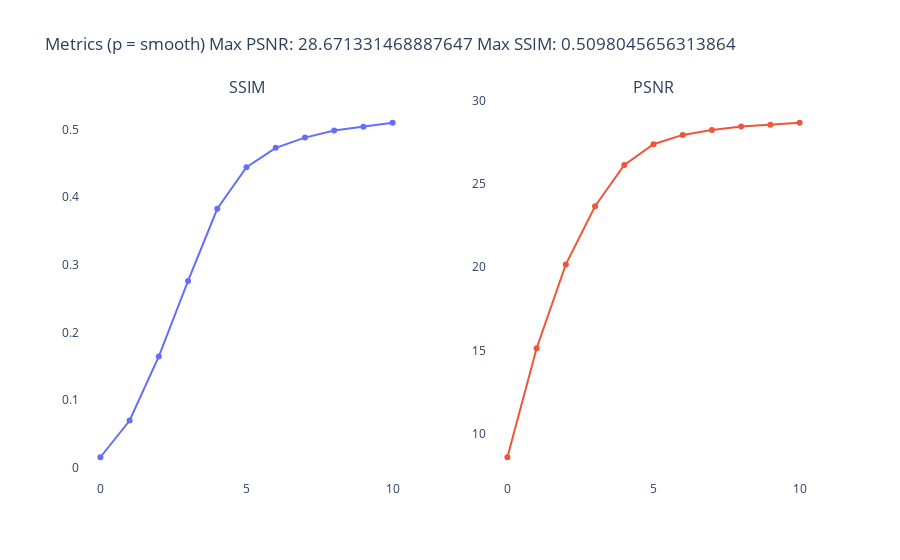
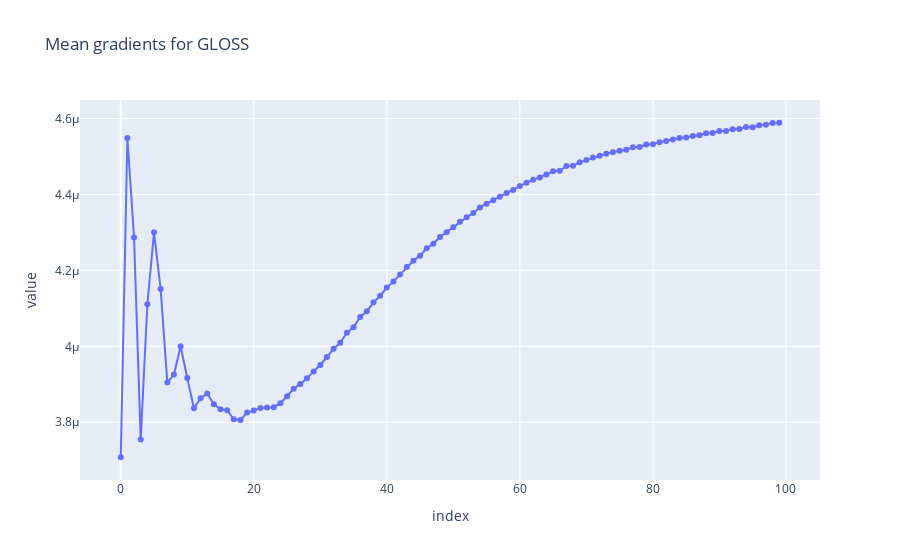
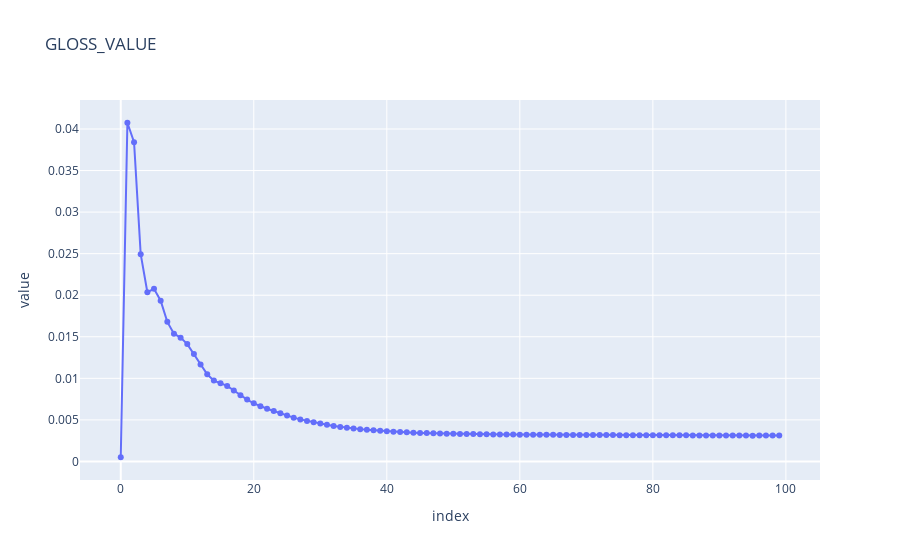

The code cell stored with these charts, in order, in its notebook:
### Code cell
from IPython.display import clear_output
import gc
from metric_utils import *
# from loss_utils import *
eps = 1e-2
torch.cuda.empty_cache()
p = 'smooth'
g_loss = GLoss(device=device, p=p)
# grad_variance = GradientVariance(device=device, patch_size=8)
# # ciede2000 = CIEDE2000Loss(device=device)
# # color_loss = ColorDiffLoss(device=device, mode='lab')
# # gamma_correction_loss = GammaCorrectionLoss()
# # smape_loss = SmapeLoss(eps=eps, p=2)
# # sobel_loss = SobelLoss(p='smooth')
# # ssim_loss = SSIMLoss()
# tv_loss = TVLoss(device=device, p=1, mode='l')
# # sobel_smape_loss = SobelSmapeLoss()

base_image_rgb_torch = torch.tensor(base_image_rgb.astype(float), dtype=torch.float, device=device).permute(2, 0, 1).unsqueeze(0) / (255 * 100)
quant_image_rgb_noisy = quant_image_rgb + 3 * np.random.randn(*quant_image_rgb.shape)
quant_image_rgb_torch = torch.tensor(quant_image_rgb_noisy.astype(float), dtype=torch.float, device=device).permute(2, 0, 1).unsqueeze(0) / (255 * 100)
# quant_image_rgb_torch = torch.randn(quant_image_rgb_torch.size(), device=device, dtype=torch.float)

ssims = []
psnrs = []
values = defaultdict(list)

quant_image_rgb_noisy_clone = quant_image_rgb_torch.clone()
quant_image_rgb_noisy_clone.requires_grad = True

# tv_smape_loss = TVSmapeLoss(p=2, use_detach=False, use_pow=False, eps=eps)
optimizer = torch.optim.Adam([quant_image_rgb_noisy_clone], lr=5e-3)

gradients = defaultdict(list)
gradients_mean = defaultdict(list)

quant_image_rgb_noisy_clone.register_hook(lambda grad: gradients['gloss'].append(grad.abs().max().item()))
quant_image_rgb_noisy_clone.register_hook(lambda grad: gradients_mean['gloss'].append(grad.abs().mean().item()))

for i in range(100):
    optimizer.zero_grad()
    
    loss = 0

    gloss_value = g_loss(quant_image_rgb_noisy_clone, base_image_rgb_torch)
    loss = loss + gloss_value
    values['gloss_value'].append(gloss_value.detach().cpu().item())
    # quant_image_rgb_noisy_clone_2 = quant_image_rgb_noisy_clone.clone()
    # quant_image_rgb_noisy_clone_2.register_hook(lambda grad: gradients['grad_variance'].append(grad.abs().max()))
    # quant_image_rgb_noisy_clone_2.register_hook(lambda grad: gradients_mean['grad_variance'].append(grad.abs().mean()))

    # grad_value = grad_variance(quant_image_rgb_noisy_clone_2, base_image_rgb_torch)
    # loss = loss + 500 * grad_value
    # # print("Grad Variance value: ", 500 * grad_value)

    loss.backward()
    optimizer.step()
    gc.collect()
    del loss# quant_image_rgb_noisy_clone_2
    torch.cuda.empty_cache()

    if (i + 1) % 10 == 0 or i == 0:
        clear_output(True)
        ssim_score = calculate_ssim(
        np.clip(quant_image_rgb_noisy_clone.detach()[0].permute(1, 2, 0).cpu().numpy() * 255 * 100, 0, 255), 
        np.clip(base_image_rgb_torch[0].permute(1, 2, 0).cpu().numpy() * 255 * 100, 0, 255)
        )
        psnr_score = calculate_psnr(
            np.clip(quant_image_rgb_noisy_clone.detach()[0].permute(1, 2, 0).cpu().numpy() * 255 * 100, 0, 255), 
            np.clip(base_image_rgb_torch[0].permute(1, 2, 0).cpu().numpy() * 255 * 100, 0, 255)
        )
        
        # key = f'{1}_{False}_{False}'
        ssims.append(ssim_score)
        psnrs.append(psnr_score)
        plot_metrics(ssims, psnrs, p=p)
        print(ssim_score, psnr_score)
    torch.cuda.empty_cache()


quant = np.clip(quant_image_rgb_noisy_clone.detach()[0].permute(1, 2, 0).cpu().numpy() * 255 * 100, 0, 255).astype(np.uint8)
base = np.clip(base_image_rgb_torch.detach()[0].permute(1, 2, 0).cpu().numpy() * 255 * 100, 0, 255).astype(np.uint8)

fig = plt.figure(figsize=(20, 10))
plt.imshow(np.abs(quant - base).mean(-1), cmap='gray')

plt.imsave("quant.png", quant)
plt.imsave("base.png", base)

del quant_image_rgb_noisy_clone, optimizer
torch.cuda.empty_cache()
for key, value in gradients_mean.items():
    fig = px.line(value, markers=True, title="Mean gradients for " + key.upper())
    fig.update_layout(showlegend=False)
    fig.show()

for key, value in values.items():
    fig = px.line(value, markers=True, title=key.upper())
    fig.update_layout(showlegend=False)
    fig.show()

### Figure 1 — Plotly figure (JSON) as saved in the notebook; plotly's stock layout.template omitted (floating-point values rounded to 4 significant figures)
{"data": [{"type": "scatter", "x": [0, 1, 2, 3, 4, 5, 6, 7, 8, 9, 10], "xaxis": "x", "y": [0.01582, 0.0701, 0.1647, 0.2762, 0.3827, 0.4442, 0.4728, 0.4878, 0.4985, 0.504, 0.5098], "yaxis": "y"}, {"type": "scatter", "x": [0, 1, 2, 3, 4, 5, 6, 7, 8, 9, 10], "xaxis": "x2", "y": [8.586, 15.13, 20.17, 23.66, 26.14, 27.38, 27.94, 28.24, 28.44, 28.56, 28.67], "yaxis": "y2"}], "layout": {"annotations": [{"font": {"size": 16}, "showarrow": false, "text": "SSIM", "x": 0.225, "xanchor": "center", "xref": "paper", "y": 1, "yanchor": "bottom", "yref": "paper"}, {"font": {"size": 16}, "showarrow": false, "text": "PSNR", "x": 0.775, "xanchor": "center", "xref": "paper", "y": 1, "yanchor": "bottom", "yref": "paper"}], "plot_bgcolor": "rgb(255, 255, 255)", "showlegend": false, "title": {"text": "Metrics (p = smooth)\nMax PSNR: 28.671331468887647\nMax SSIM: 0.5098045656313864"}, "xaxis": {"anchor": "y", "domain": [0, 0.45]}, "xaxis2": {"anchor": "y2", "domain": [0.55, 1]}, "yaxis": {"anchor": "x", "domain": [0, 1], "gridcolor": "rgba(0,0,0,0.1)", "gridwidth": 0.02, "showline": false}, "yaxis2": {"anchor": "x2", "domain": [0, 1], "gridcolor": "rgba(0,0,0,0.1)", "gridwidth": 0.02, "showline": false}}}

### Figure 2 — Plotly figure (JSON) as saved in the notebook; plotly's stock layout.template omitted (floating-point values rounded to 4 significant figures)
{"data": [{"hovertemplate": "variable=0<br>index=%{x}<br>value=%{y}<extra></extra>", "legendgroup": "0", "line": {"color": "#636efa", "dash": "solid"}, "marker": {"symbol": "circle"}, "mode": "markers+lines", "name": "0", "orientation": "v", "showlegend": true, "type": "scatter", "x": [0, 1, 2, 3, 4, 5, 6, 7, 8, 9, 10, 11, 12, 13, 14, 15, 16, 17, 18, 19, 20, 21, 22, 23, 24, 25, 26, 27, 28, 29, 30, 31, 32, 33, 34, 35, 36, 37, 38, 39, 40, 41, 42, 43, 44, 45, 46, 47, 48, 49, 50, 51, 52, 53, 54, 55, 56, 57, 58, 59, 60, 61, 62, 63, 64, 65, 66, 67, 68, 69, 70, 71, 72, 73, 74, 75, 76, 77, 78, 79, 80, 81, 82, 83, 84, 85, 86, 87, 88, 89, 90, 91, 92, 93, 94, 95, 96, 97, 98, 99], "xaxis": "x", "y": [3.708e-06, 4.549e-06, 4.286e-06, 3.754e-06, 4.111e-06, 4.3e-06, 4.151e-06, 3.904e-06, 3.926e-06, 4e-06, 3.917e-06, 3.837e-06, 3.863e-06, 3.876e-06, 3.848e-06, 3.834e-06, 3.831e-06, 3.808e-06, 3.806e-06, 3.825e-06, 3.831e-06, 3.838e-06, 3.839e-06, 3.84e-06, 3.85e-06, 3.869e-06, 3.888e-06, 3.901e-06, 3.916e-06, 3.934e-06, 3.951e-06, 3.972e-06, 3.993e-06, 4.009e-06, 4.036e-06, 4.05e-06, 4.077e-06, 4.092e-06, 4.116e-06, 4.133e-06, 4.155e-06, 4.171e-06, 4.189e-06, 4.209e-06, 4.225e-06, 4.239e-06, 4.258e-06, 4.27e-06, 4.288e-06, 4.301e-06, 4.314e-06, 4.328e-06, 4.34e-06, 4.351e-06, 4.366e-06, 4.376e-06, 4.385e-06, 4.394e-06, 4.403e-06, 4.412e-06, 4.422e-06, 4.431e-06, 4.439e-06, 4.445e-06, 4.453e-06, 4.461e-06, 4.462e-06, 4.475e-06, 4.475e-06, 4.484e-06, 4.49e-06, 4.497e-06, 4.502e-06, 4.507e-06, 4.511e-06, 4.515e-06, 4.518e-06, 4.524e-06, 4.525e-06, 4.531e-06, 4.532e-06, 4.538e-06, 4.541e-06, 4.545e-06, 4.549e-06, 4.55e-06, 4.554e-06, 4.556e-06, 4.561e-06, 4.562e-06, 4.567e-06, 4.567e-06, 4.572e-06, 4.572e-06, 4.578e-06, 4.577e-06, 4.582e-06, 4.584e-06, 4.588e-06, 4.589e-06], "yaxis": "y"}], "layout": {"legend": {"title": {"text": "variable"}, "tracegroupgap": 0}, "showlegend": false, "title": {"text": "Mean gradients for GLOSS"}, "xaxis": {"anchor": "y", "domain": [0, 1], "title": {"text": "index"}}, "yaxis": {"anchor": "x", "domain": [0, 1], "title": {"text": "value"}}}}

### Figure 3 — Plotly figure (JSON) as saved in the notebook; plotly's stock layout.template omitted (floating-point values rounded to 4 significant figures)
{"data": [{"hovertemplate": "variable=0<br>index=%{x}<br>value=%{y}<extra></extra>", "legendgroup": "0", "line": {"color": "#636efa", "dash": "solid"}, "marker": {"symbol": "circle"}, "mode": "markers+lines", "name": "0", "orientation": "v", "showlegend": true, "type": "scatter", "x": [0, 1, 2, 3, 4, 5, 6, 7, 8, 9, 10, 11, 12, 13, 14, 15, 16, 17, 18, 19, 20, 21, 22, 23, 24, 25, 26, 27, 28, 29, 30, 31, 32, 33, 34, 35, 36, 37, 38, 39, 40, 41, 42, 43, 44, 45, 46, 47, 48, 49, 50, 51, 52, 53, 54, 55, 56, 57, 58, 59, 60, 61, 62, 63, 64, 65, 66, 67, 68, 69, 70, 71, 72, 73, 74, 75, 76, 77, 78, 79, 80, 81, 82, 83, 84, 85, 86, 87, 88, 89, 90, 91, 92, 93, 94, 95, 96, 97, 98, 99], "xaxis": "x", "y": [0.0005059, 0.04075, 0.03841, 0.02493, 0.02036, 0.02077, 0.01935, 0.01679, 0.01537, 0.0149, 0.01412, 0.01294, 0.01166, 0.01048, 0.009726, 0.009416, 0.009092, 0.008533, 0.007953, 0.007442, 0.006989, 0.006631, 0.006344, 0.006079, 0.005798, 0.005523, 0.005272, 0.005059, 0.004877, 0.004712, 0.004552, 0.004407, 0.004275, 0.004157, 0.004065, 0.003964, 0.003889, 0.003804, 0.003746, 0.003684, 0.003626, 0.003583, 0.003535, 0.003501, 0.003467, 0.003434, 0.003414, 0.003378, 0.003365, 0.00334, 0.00332, 0.00331, 0.0033, 0.003288, 0.003277, 0.003262, 0.003252, 0.003247, 0.003235, 0.003231, 0.003226, 0.003223, 0.003217, 0.003214, 0.003206, 0.003201, 0.00319, 0.003189, 0.003185, 0.003184, 0.003183, 0.003182, 0.003176, 0.003172, 0.003168, 0.003165, 0.003159, 0.003161, 0.00315, 0.00315, 0.003143, 0.003143, 0.003143, 0.00314, 0.003142, 0.003139, 0.003132, 0.00313, 0.003134, 0.003127, 0.003131, 0.003129, 0.003128, 0.003125, 0.003124, 0.003107, 0.003123, 0.003116, 0.003121, 0.00311], "yaxis": "y"}], "layout": {"legend": {"title": {"text": "variable"}, "tracegroupgap": 0}, "showlegend": false, "title": {"text": "GLOSS_VALUE"}, "xaxis": {"anchor": "y", "domain": [0, 1], "title": {"text": "index"}}, "yaxis": {"anchor": "x", "domain": [0, 1], "title": {"text": "value"}}}}
